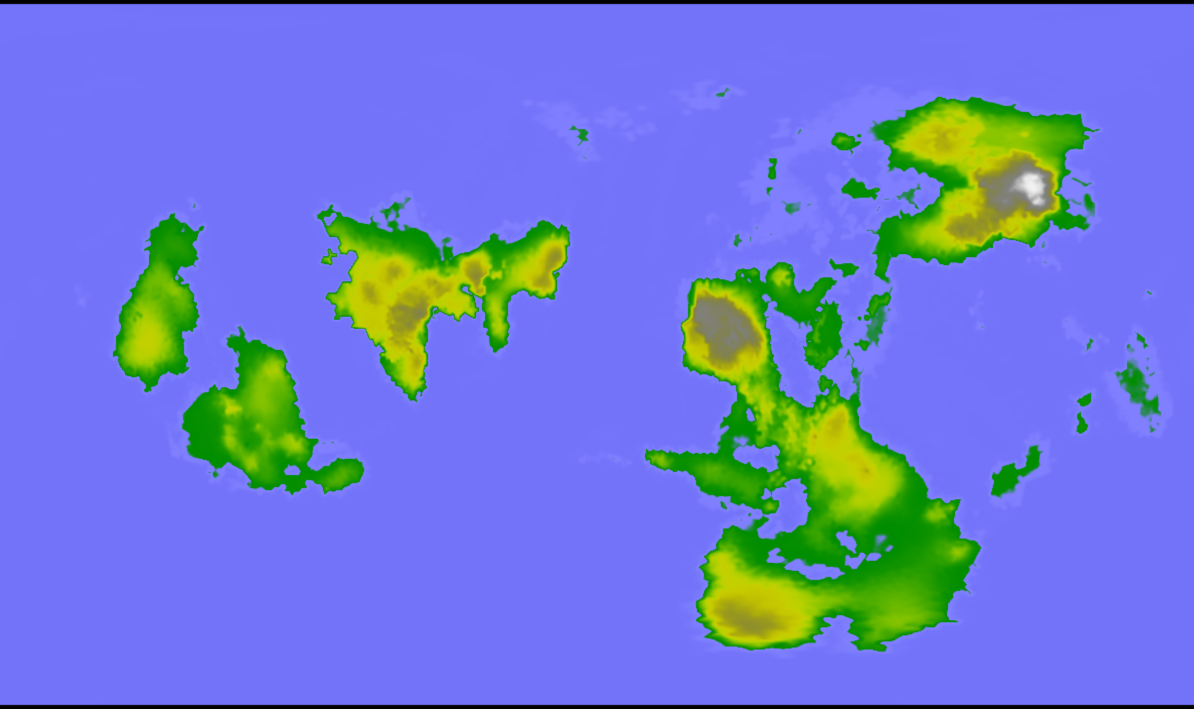
#> input picture map.png, 2388 x 1418 px (shown at 1/2 size); its folder holds only this picture in this run
$ python Test2.py
#> lines starting #> are read from the running program, lines starting #| are printed output that depends on the picture
#> the answer given: map.png
from tkinter import filedialog
from tkinter import *
from PIL import Image, ImageFilter
import numpy as np

def map_colors(image_path):
#> called with image_path = 'map.png'
    try:
        # Відкриття зображення
        image = Image.open(image_path)
#> image is the input picture: PIL image 2388x1418 RGBA; mean R, G, B, A 109.8, 123.2, 207.9, 255
        # Перевірка формату
        if image.format == "PNG":
            # Конвертація до формату "RGB"
            image = image.convert("RGB")
#> image: PIL image 2388x1418 RGB
            # Отримання списку унікальних кольорів
            colors = image.getcolors(maxcolors=8192)
#> colors = 6191 items
            # Поділ кольорів на 10 секцій
            num_sections = 10
            section_size = len(colors) // num_sections
#> section_size = 619
            # Список з 10 визначених кольорів
            predefined_colors = [(255, 0, 0), (255, 165, 0), (255, 255, 0), (0, 255, 0),
                                 (0, 255, 255), (0, 0, 255), (128, 0, 128), (255, 0, 255),
                                 (128, 128, 128), (255, 255, 255)]
            # Створення мапи кольорів
            color_map = {}
            for i in range(num_sections):
                for j in range(section_size):
                    if i * section_size + j < len(colors):
                        color_map[colors[i * section_size + j][1]] = predefined_colors[i]
            # Заміна кольорів у зображенні
            new_image = Image.new("RGB", image.size)
#> new_image: PIL image 2388x1418 RGB; every value is 0
            for x in range(image.width):
                for y in range(image.height):
                    pixel_color = image.getpixel((x, y))
                    new_image.putpixel((x, y), color_map.get(pixel_color, (0, 0, 0)))
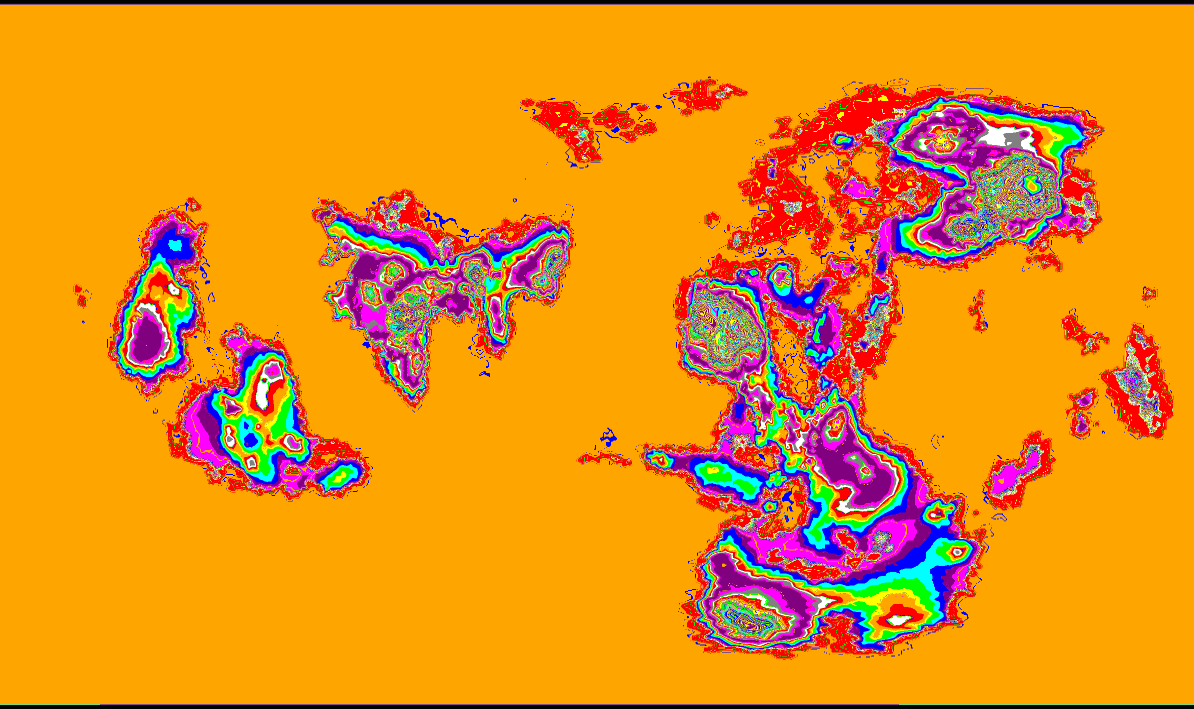
#> new_image: PIL image 2388x1418 RGB (shown at 1/2 size); mean R, G, B 230.5, 143.5, 26.1
            # Відображення нового зображення
            new_image.show()
        else:
            print("Обраний файл не є PNG зображенням.")
    except Exception as e:
        print("Помилка:", e)


# Виклик функції з шляхом до вашого зображення
root = Tk()
root.withdraw()
image_path = filedialog.askopenfilename(filetypes=[("PNG files", "*.png")])
if image_path:
    map_colors(image_path)
